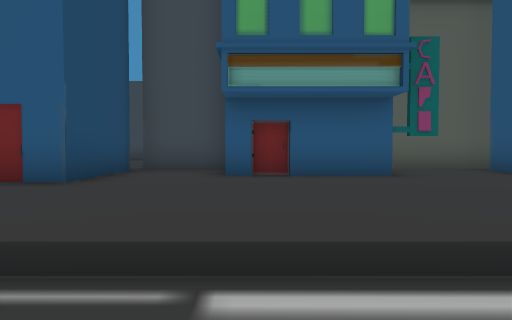
[1] (above)

24 first-person views from a walk through a 3-D level made in the Unity game engine. The camera is 1.4 m above the floor, tilts 2° down and sees 70° across. The floor is counted in squares, 2 m on a side. Each view is taken from the middle of a square. On the plan, view 1 faces up. The plan holds only what a view shows up to about 11 squares ahead; the rest is blank. The place goes on beyond the plan. The player is left out.

[2]
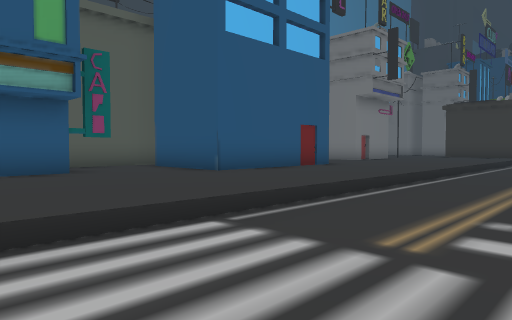

[3]
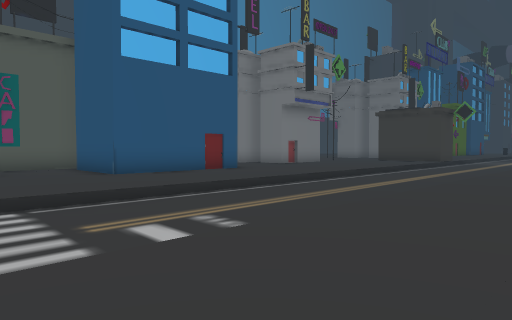

[4]
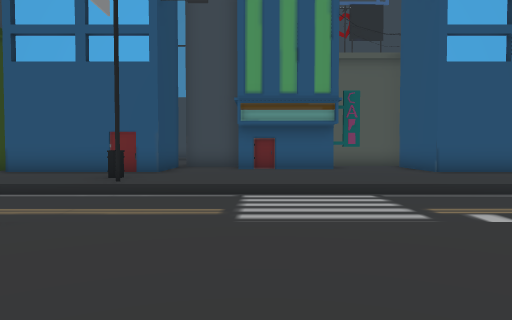

[5]
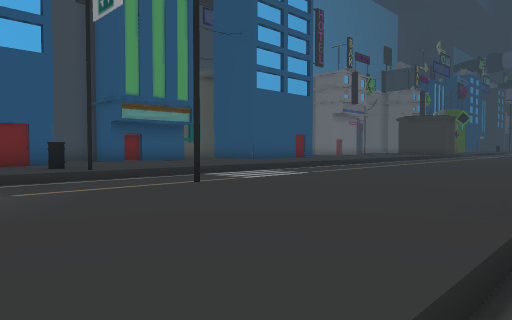

[6]
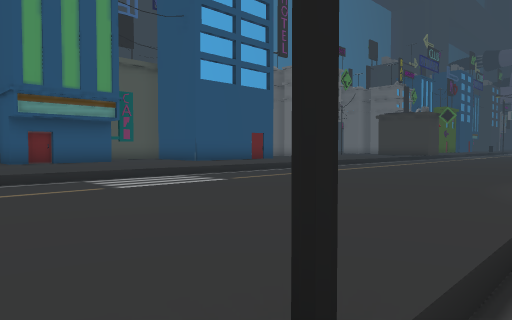

[7]
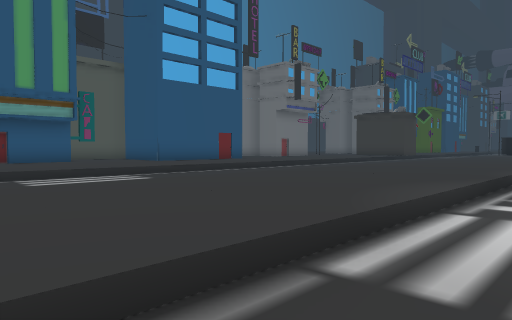

[8]
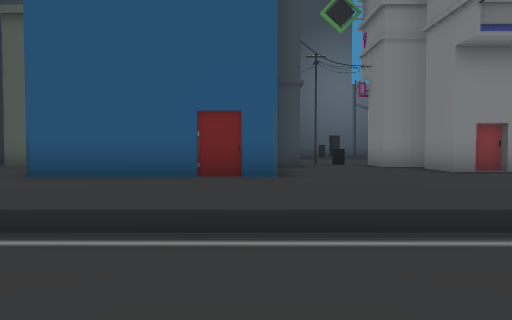

[9]
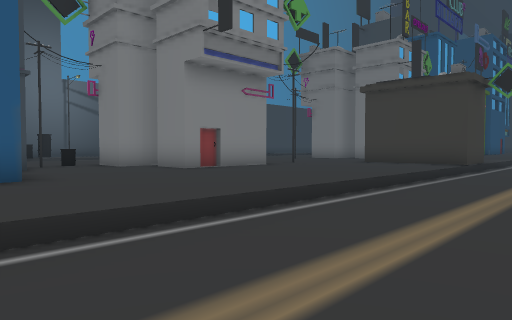

[10]
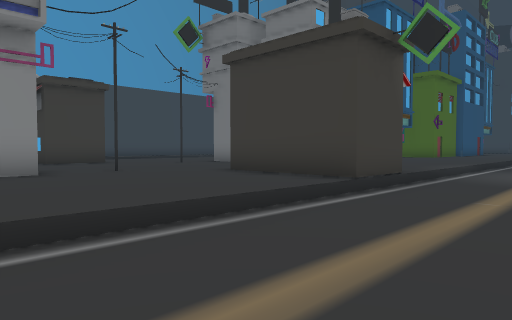

[11]
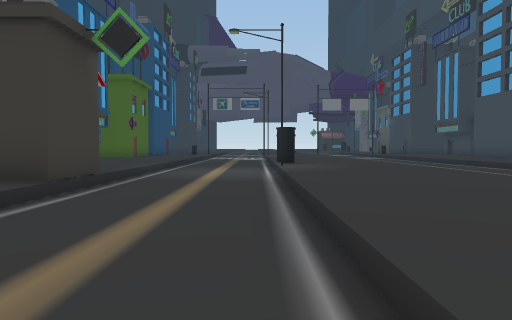

[12]
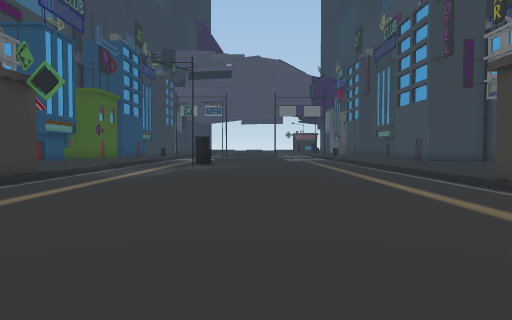

[13]
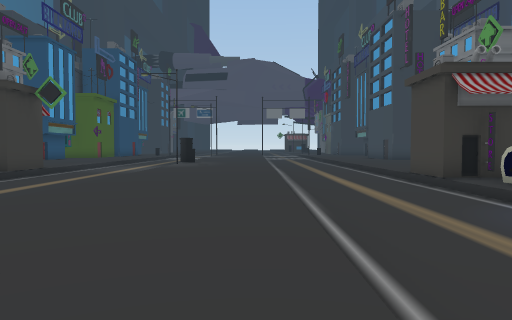

[14]
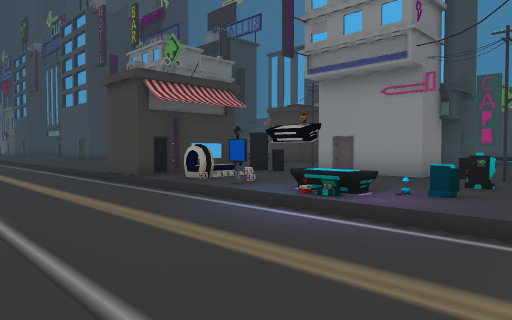

[15]
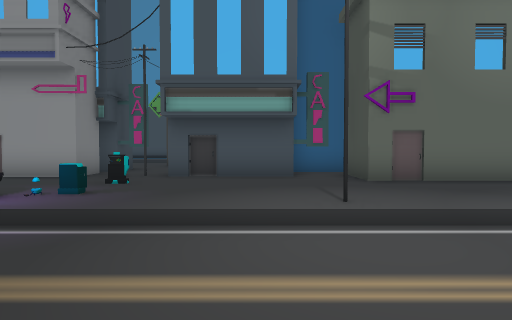

[16]
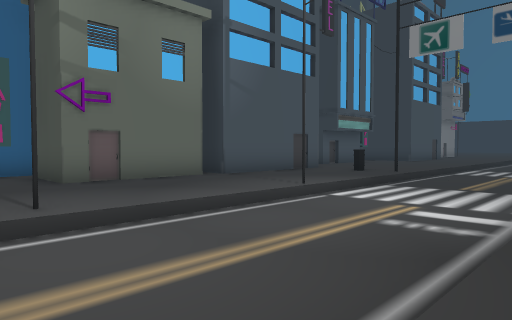

[17]
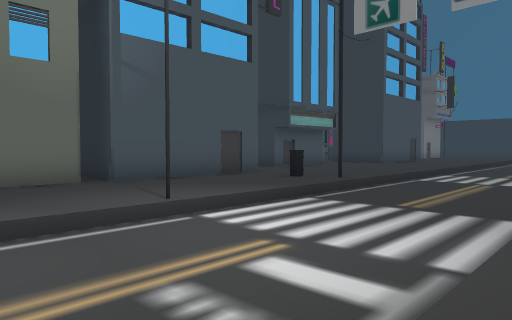

[18]
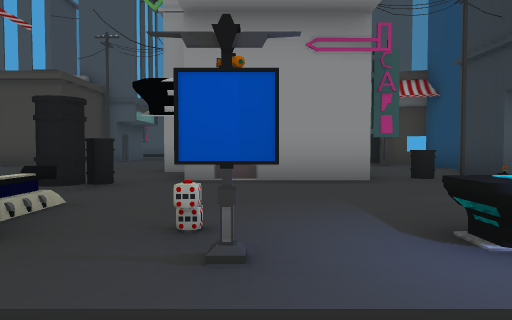

[19]
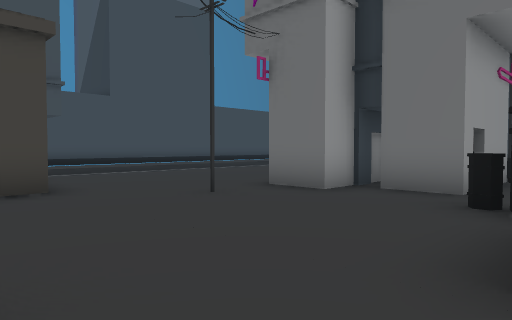

[20]
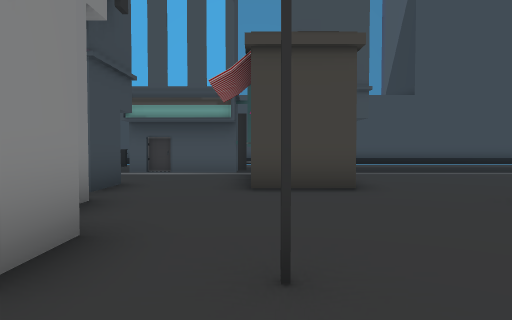

[21]
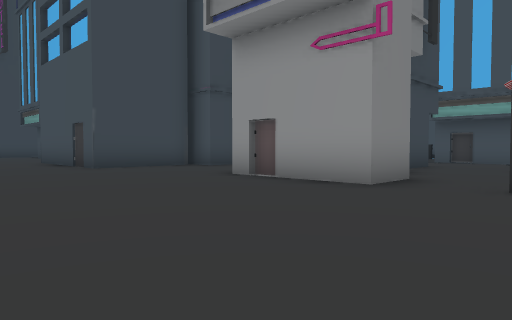

[22]
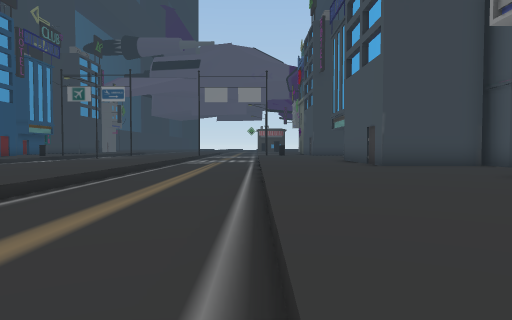

[23]
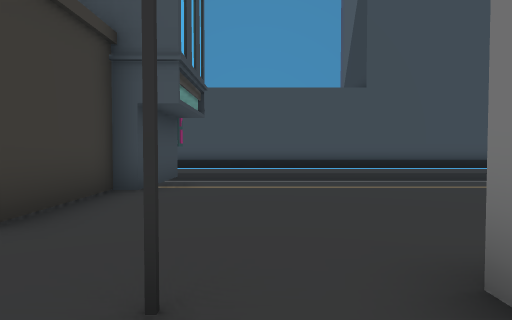

[24]
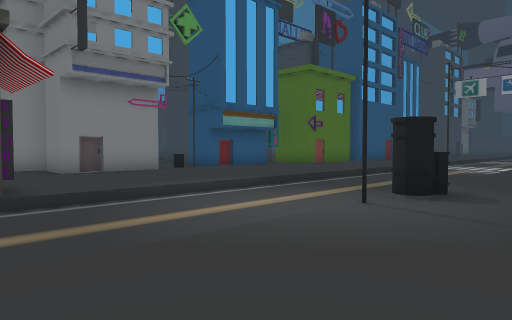

### Floor plan
Key: @ floor where view 1 was taken; # wall or solid block; . main floor; - floor 0.5 m lower than the main floor; / step, stairs or slope; O other object.
Columns run from 6 left of view 1 to 30 right of it. Each row starts with its distance up from view 1.
  9          OOO     O.    ....
  8    #O##  ..#   O....  ......
  7    #..##OO.#    ...O##........O#O
  6    #.......#    ........... ....
  5 ..OO......................  .....
  4 .......................... O......
  3 ...O...................... #.......
  2  /////////////////////////##/////////
  1  ------------------------------------
  0  -----@-----------------------------
 -1    -------------------------------
 -2  ..#..........................OOO....
 -3 .....................................
 -4 .....................................
 -5 .....................................
 -6 ----#---------  ---------------------
 -7 -------------------------------------
 -8 -------------------------------------
 -9 ////////O////////////////////////////
-10  .../........O....OOO.O#  ...........
-11   ..O............O....OO  ...........
-12    ..............O..OO.   ...........
-13     ####.##O..........O............##
-14             .O###O###O.......##O...#
-15             .########O.......    ..OO
-16                #.#####........    O
-17                #..  O.........O
-18                OO.  ......##..#
-19                 ##  ...... O..#
-20                     ...... #...
-21                     .....O  ...
-22                          O    O
-23                   -------#  ###
-24                  --------#
-25                  /////////
-26                  .........

Where each view was taken, in squares from view 1:
view 1: 0 up, 0 right, facing up
view 2: 1 down, 0 right, facing up-right
view 3: 4 down, 1 right, facing up-right
view 4: 5 down, 0 right, facing up
view 5: 6 down, 6 left, facing up-right
view 6: 6 down, 3 left, facing up-right
view 7: 7 down, 2 left, facing up-right
view 8: 1 down, 9 right, facing up
view 9: 1 down, 8 right, facing up-right
view 10: 1 down, 14 right, facing up-right
view 11: 1 down, 14 right, facing right
view 12: 4 down, 11 right, facing right
view 13: 5 down, 9 right, facing right
view 14: 5 down, 9 right, facing down-right
view 15: 5 down, 8 right, facing down
view 16: 5 down, 8 right, facing down-left
view 17: 5 down, 5 right, facing down-left
view 18: 8 down, 14 right, facing down
view 19: 12 down, 21 right, facing down-left
view 20: 12 down, 21 right, facing down
view 21: 9 down, 20 right, facing down-right
view 22: 9 down, 19 right, facing right
view 23: 15 down, 17 right, facing down
view 24: 4 down, 20 right, facing up-right
